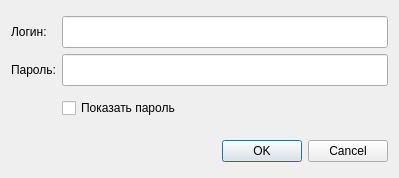
<?xml version="1.0" encoding="UTF-8"?>
<ui version="4.0">
 <class>DialogAutent</class>
 <widget class="QDialog" name="DialogAutent">
  <property name="geometry">
   <rect>
    <x>0</x>
    <y>0</y>
    <width>399</width>
    <height>178</height>
   </rect>
  </property>
  <property name="windowTitle">
   <string>Аутентификация</string>
  </property>
  <property name="windowIcon">
   <iconset theme="dialog-password">
    <normaloff>.</normaloff>.</iconset>
  </property>
  <layout class="QVBoxLayout" name="verticalLayout">
   <item>
    <spacer name="verticalSpacer_2">
     <property name="orientation">
      <enum>Qt::Vertical</enum>
     </property>
     <property name="sizeHint" stdset="0">
      <size>
       <width>20</width>
       <height>0</height>
      </size>
     </property>
    </spacer>
   </item>
   <item>
    <layout class="QGridLayout" name="gridLayout">
     <item row="1" column="0">
      <widget class="QLabel" name="label_2">
       <property name="text">
        <string>Пароль:</string>
       </property>
      </widget>
     </item>
     <item row="0" column="0">
      <widget class="QLabel" name="label">
       <property name="text">
        <string>Логин:</string>
       </property>
      </widget>
     </item>
     <item row="0" column="1">
      <widget class="QLineEdit" name="editLogin">
       <property name="minimumSize">
        <size>
         <width>32</width>
         <height>32</height>
        </size>
       </property>
       <property name="maxLength">
        <number>64</number>
       </property>
       <property name="clearButtonEnabled">
        <bool>true</bool>
       </property>
      </widget>
     </item>
     <item row="1" column="1">
      <widget class="QLineEdit" name="editPassword">
       <property name="minimumSize">
        <size>
         <width>32</width>
         <height>32</height>
        </size>
       </property>
       <property name="maxLength">
        <number>64</number>
       </property>
       <property name="echoMode">
        <enum>QLineEdit::Password</enum>
       </property>
       <property name="clearButtonEnabled">
        <bool>true</bool>
       </property>
      </widget>
     </item>
     <item row="2" column="1">
      <widget class="QCheckBox" name="buttonPasswordVisible">
       <property name="minimumSize">
        <size>
         <width>32</width>
         <height>32</height>
        </size>
       </property>
       <property name="text">
        <string>Показать пароль</string>
       </property>
       <property name="checkable">
        <bool>true</bool>
       </property>
      </widget>
     </item>
    </layout>
   </item>
   <item>
    <spacer name="verticalSpacer">
     <property name="orientation">
      <enum>Qt::Vertical</enum>
     </property>
     <property name="sizeHint" stdset="0">
      <size>
       <width>20</width>
       <height>0</height>
      </size>
     </property>
    </spacer>
   </item>
   <item>
    <widget class="QDialogButtonBox" name="buttonBox">
     <property name="minimumSize">
      <size>
       <width>32</width>
       <height>32</height>
      </size>
     </property>
     <property name="orientation">
      <enum>Qt::Horizontal</enum>
     </property>
     <property name="standardButtons">
      <set>QDialogButtonBox::Cancel|QDialogButtonBox::Ok</set>
     </property>
    </widget>
   </item>
  </layout>
 </widget>
 <tabstops>
  <tabstop>editLogin</tabstop>
  <tabstop>editPassword</tabstop>
 </tabstops>
 <resources/>
 <connections>
  <connection>
   <sender>buttonBox</sender>
   <signal>rejected()</signal>
   <receiver>DialogAutent</receiver>
   <slot>reject()</slot>
   <hints>
    <hint type="sourcelabel">
     <x>295</x>
     <y>135</y>
    </hint>
    <hint type="destinationlabel">
     <x>286</x>
     <y>149</y>
    </hint>
   </hints>
  </connection>
 </connections>
</ui>
